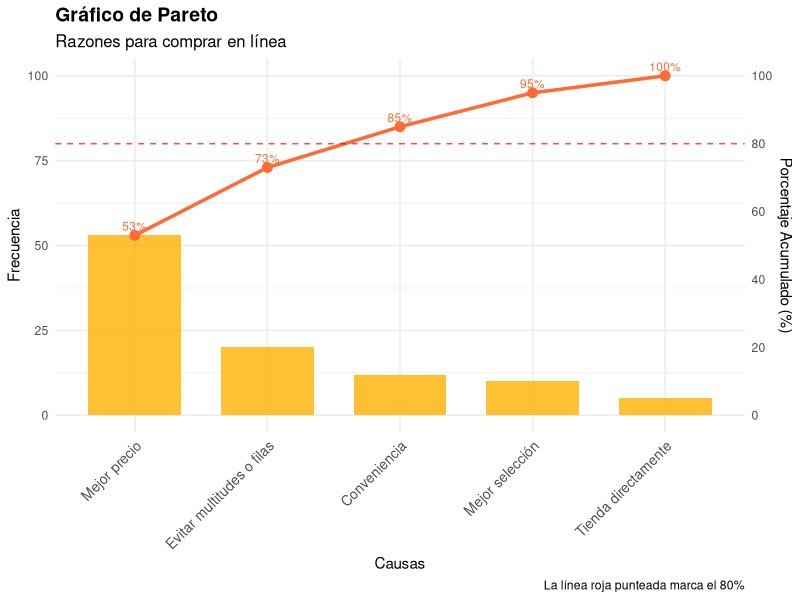
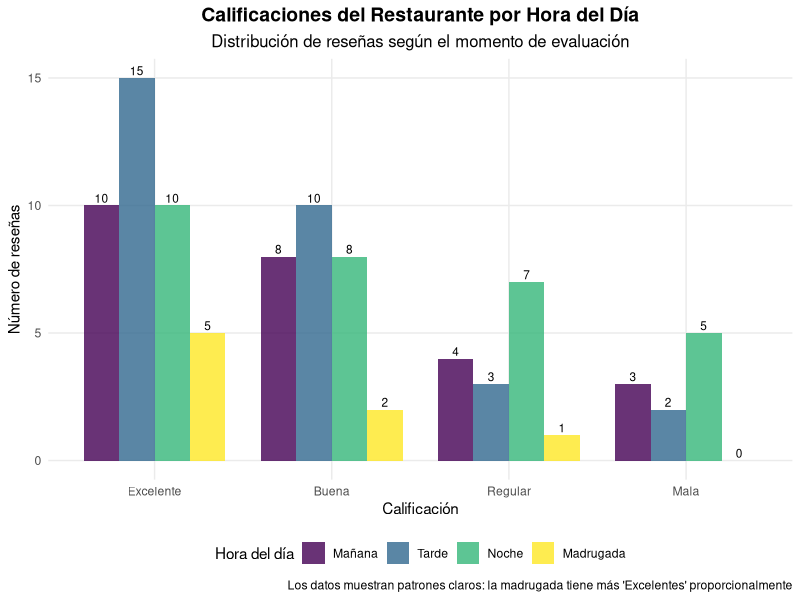
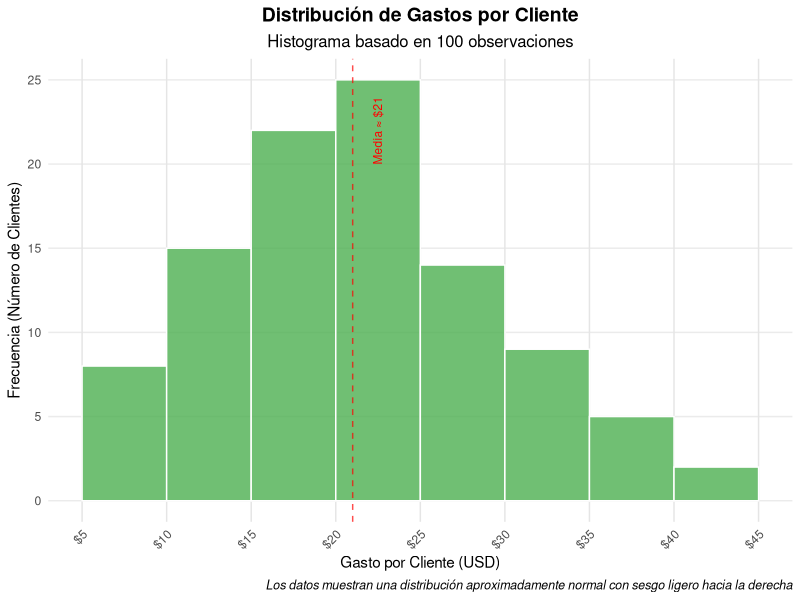
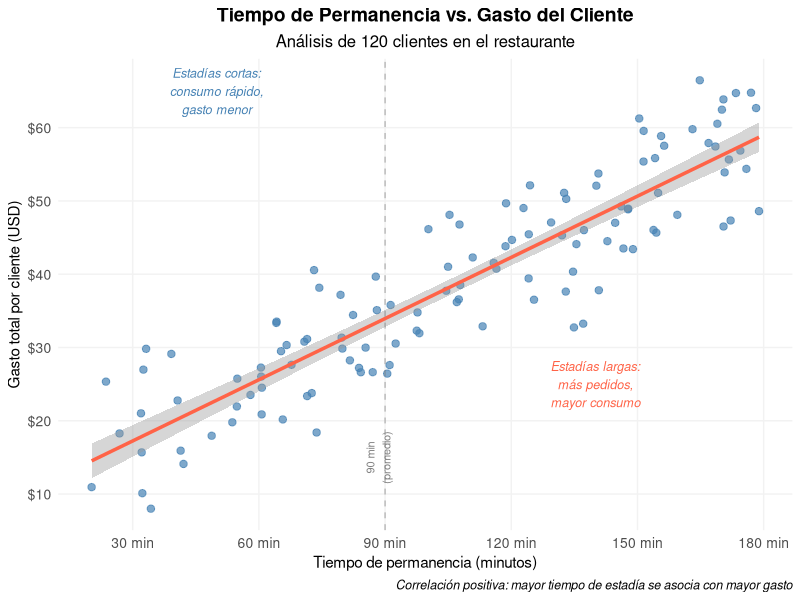

The R source for these figures, in order:
## ---- chunk 1
#| label: fig-pareto-chart
#| fig-cap: "Gráfico de Pareto - Análisis de Causas de Defectos"
#| warning: false
#| message: false
#| echo: false

library(ggplot2)
library(dplyr)

# Datos de ejemplo: causas de defectos en un proceso
datos_pareto <- data.frame(
  Causa = c("Mejor precio", "Evitar multitudes o filas", "Conveniencia", 
            "Mejor selección", "Tienda directamente"),
  Frecuencia = c(53, 20, 12, 10, 5)
) %>%
  arrange(desc(Frecuencia)) %>%
  mutate(
    Porcentaje = round(Frecuencia / sum(Frecuencia) * 100, 1),
    Acumulado = cumsum(Porcentaje)
  )

# Crear el gráfico de Pareto
ggplot(datos_pareto, aes(x = reorder(Causa, -Frecuencia))) +
  # Barras
  geom_col(aes(y = Frecuencia), fill = "#FFB000", alpha = 0.8, width = 0.7) +
  # Línea acumulada
  geom_line(aes(y = Acumulado, group = 1), color = "#FF6B35", linewidth = 1.2) +
  geom_point(aes(y = Acumulado), color = "#FF6B35", size = 3) +
  # Línea del 80%
  geom_hline(yintercept = 80, linetype = "dashed", color = "red", alpha = 0.7) +
  # Escalas
  scale_y_continuous(
    name = "Frecuencia", 
    sec.axis = sec_axis(~., name = "Porcentaje Acumulado (%)", breaks = seq(0, 100, 20))
  ) +
  # Etiquetas y tema
  labs(
    title = "Gráfico de Pareto",
    subtitle = "Razones para comprar en línea",
    x = "Causas",
    caption = "La línea roja punteada marca el 80%"
  ) +
  theme_minimal() +
  theme(
    axis.text.x = element_text(angle = 45, hjust = 1, size = 10),
    plot.title = element_text(size = 14, face = "bold"),
    plot.subtitle = element_text(size = 12),
    axis.title = element_text(size = 11)
  ) +
  # Añadir etiquetas de porcentaje en los puntos
  geom_text(aes(y = Acumulado, label = paste0(Acumulado, "%")), 
            vjust = -0.5, size = 3, color = "#FF6B35")
## ---- chunk 2
#| label: fig-grouped-bars
#| fig-cap: "Gráfico de Barras Emparejadas - Calificaciones por Hora del Día"
#| warning: false
#| message: false
#| echo: false

library(ggplot2)
library(dplyr)
library(tidyr)

# Datos de la tabla de contingencia
datos_contingencia <- data.frame(
  Calificacion = c("Excelente", "Buena", "Regular", "Mala"),
  Mañana = c(10, 8, 4, 3),
  Tarde = c(15, 10, 3, 2),
  Noche = c(10, 8, 7, 5),
  Madrugada = c(5, 2, 1, 0)
)

# Convertir a formato largo para ggplot
datos_largo <- datos_contingencia %>%
  pivot_longer(cols = -Calificacion, 
               names_to = "Hora_del_dia", 
               values_to = "Frecuencia") %>%
  mutate(
    Calificacion = factor(Calificacion, levels = c("Excelente", "Buena", "Regular", "Mala")),
    Hora_del_dia = factor(Hora_del_dia, levels = c("Mañana", "Tarde", "Noche", "Madrugada"))
  )

# Crear gráfico de barras emparejadas
ggplot(datos_largo, aes(x = Calificacion, y = Frecuencia, fill = Hora_del_dia)) +
  geom_col(position = "dodge", alpha = 0.8, width = 0.8) +
  scale_fill_viridis_d(option = "D", name = "Hora del día") +
  labs(
    title = "Calificaciones del Restaurante por Hora del Día",
    subtitle = "Distribución de reseñas según el momento de evaluación",
    x = "Calificación",
    y = "Número de reseñas",
    caption = "Los datos muestran patrones claros: la madrugada tiene más 'Excelentes' proporcionalmente"
  ) +
  theme_minimal() +
  theme(
    plot.title = element_text(size = 14, face = "bold", hjust = 0.5),
    plot.subtitle = element_text(size = 12, hjust = 0.5),
    axis.text.x = element_text(angle = 0, hjust = 0.5),
    legend.position = "bottom",
    panel.grid.minor = element_blank()
  ) +
  # Añadir etiquetas en las barras
  geom_text(aes(label = Frecuencia), 
            position = position_dodge(width = 0.8), 
            vjust = -0.3, size = 3)
## ---- chunk 3
#| label: fig-histograma-gastos
#| fig-cap: "Histograma - Distribución de Gastos por Cliente"
#| warning: false
#| message: false
#| echo: false

library(ggplot2)
library(dplyr)

# Crear datos simulados basados en la distribución de frecuencias
# Usamos el punto medio de cada intervalo para representar los datos
intervalos <- c(7.5, 12.5, 17.5, 22.5, 27.5, 32.5, 37.5, 42.5)
frecuencias <- c(8, 15, 22, 25, 14, 9, 5, 2)

# Generar datos individuales basados en las frecuencias
# Para cada intervalo, creamos valores aleatorios dentro del rango
set.seed(123)  # Para reproducibilidad
datos_gastos <- c()

for(i in 1:length(intervalos)) {
  if(i == 1) {
    valores <- runif(frecuencias[i], 5, 10)
  } else if(i == 2) {
    valores <- runif(frecuencias[i], 10, 15)
  } else if(i == 3) {
    valores <- runif(frecuencias[i], 15, 20)
  } else if(i == 4) {
    valores <- runif(frecuencias[i], 20, 25)
  } else if(i == 5) {
    valores <- runif(frecuencias[i], 25, 30)
  } else if(i == 6) {
    valores <- runif(frecuencias[i], 30, 35)
  } else if(i == 7) {
    valores <- runif(frecuencias[i], 35, 40)
  } else {
    valores <- runif(frecuencias[i], 40, 45)
  }
  datos_gastos <- c(datos_gastos, valores)
}

# Crear el histograma
ggplot(data.frame(gastos = datos_gastos), aes(x = gastos)) +
  geom_histogram(binwidth = 5, 
                 boundary = 5,
                 fill = "#4CAF50", 
                 color = "white", 
                 alpha = 0.8) +
  scale_x_continuous(breaks = seq(5, 45, by = 5), 
                     labels = paste0("$", seq(5, 45, by = 5))) +
  scale_y_continuous(breaks = seq(0, 25, by = 5)) +
  labs(
    title = "Distribución de Gastos por Cliente",
    subtitle = "Histograma basado en 100 observaciones",
    x = "Gasto por Cliente (USD)",
    y = "Frecuencia (Número de Clientes)",
    caption = "Los datos muestran una distribución aproximadamente normal con sesgo ligero hacia la derecha"
  ) +
  theme_minimal() +
  theme(
    plot.title = element_text(size = 14, face = "bold", hjust = 0.5),
    plot.subtitle = element_text(size = 12, hjust = 0.5),
    axis.text.x = element_text(angle = 45, hjust = 1),
    panel.grid.minor = element_blank(),
    panel.grid.major.x = element_line(color = "grey90"),
    plot.caption = element_text(size = 9, face = "italic")
  ) +
  # Añadir línea vertical para la media aproximada
  geom_vline(xintercept = 21, linetype = "dashed", color = "red", alpha = 0.7) +
  # Añadir anotación para la media
  annotate("text", x = 23, y = 22, label = "Media ≈ $21", 
           color = "red", angle = 90, vjust = -0.5, size = 3)
## ---- chunk 4
#| label: fig-dispersion-tiempo-gasto
#| fig-cap: "Gráfico de Dispersión - Relación entre Tiempo de Permanencia y Gasto del Cliente"
#| warning: false
#| message: false
#| echo: false

library(ggplot2)
library(dplyr)

# Crear datos simulados para mostrar relación positiva entre dos variables continuas
set.seed(456)  # Para reproducibilidad

# Simular 120 clientes
n_clientes <- 120

# Tiempo de permanencia (variable continua): entre 20 y 180 minutos
tiempo_permanencia <- runif(n_clientes, 20, 180)

# Crear relación positiva realista: más tiempo = más gasto, pero con variabilidad
# Gasto base depende del tiempo + componente de pedidos adicionales
gasto_base <- 12 + 0.25 * tiempo_permanencia + 0.0015 * tiempo_permanencia^1.3

# Añadir variabilidad realista (algunos clientes gastan más/menos independientemente del tiempo)
ruido_gasto <- rnorm(n_clientes, 0, 6)
gasto_total <- gasto_base + ruido_gasto

# Asegurar valores realistas
gasto_total <- pmax(gasto_total, 8)  # Mínimo $8
gasto_total <- pmin(gasto_total, 75) # Máximo $75

# Crear dataframe
datos_tiempo_gasto <- data.frame(
  tiempo = tiempo_permanencia,
  gasto = gasto_total
)

# Crear el gráfico de dispersión
ggplot(datos_tiempo_gasto, aes(x = tiempo, y = gasto)) +
  geom_point(alpha = 0.7, size = 2.2, color = "#4682B4") +
  geom_smooth(method = "lm", se = TRUE, color = "#FF6347", linewidth = 1.2) +
  scale_x_continuous(breaks = seq(30, 180, 30),
                     labels = paste0(seq(30, 180, 30), " min")) +
  scale_y_continuous(breaks = seq(10, 70, 10),
                     labels = paste0("$", seq(10, 70, 10))) +
  labs(
    title = "Tiempo de Permanencia vs. Gasto del Cliente",
    subtitle = "Análisis de 120 clientes en el restaurante",
    x = "Tiempo de permanencia (minutos)",
    y = "Gasto total por cliente (USD)",
    caption = "Correlación positiva: mayor tiempo de estadía se asocia con mayor gasto"
  ) +
  theme_minimal() +
  theme(
    plot.title = element_text(size = 14, face = "bold", hjust = 0.5),
    plot.subtitle = element_text(size = 12, hjust = 0.5),
    axis.text = element_text(size = 10),
    panel.grid.minor = element_blank(),
    panel.grid.major = element_line(color = "grey95"),
    plot.caption = element_text(size = 9, face = "italic")
  ) +
  # Añadir anotaciones explicativas
  annotate("text", x = 50, y = 65, 
           label = "Estadías cortas:\nconsumo rápido,\ngasto menor", 
           size = 3.2, color = "#4682B4", fontface = "italic") +
  annotate("text", x = 140, y = 25, 
           label = "Estadías largas:\nmás pedidos,\nmayor consumo", 
           size = 3.2, color = "#FF6347", fontface = "italic") +
  # Línea de referencia para tiempo promedio
  geom_vline(xintercept = 90, linetype = "dashed", alpha = 0.5, color = "gray50") +
  annotate("text", x = 93, y = 15, label = "90 min\n(promedio)", 
           size = 2.8, color = "gray50", angle = 90, vjust = -0.3)
